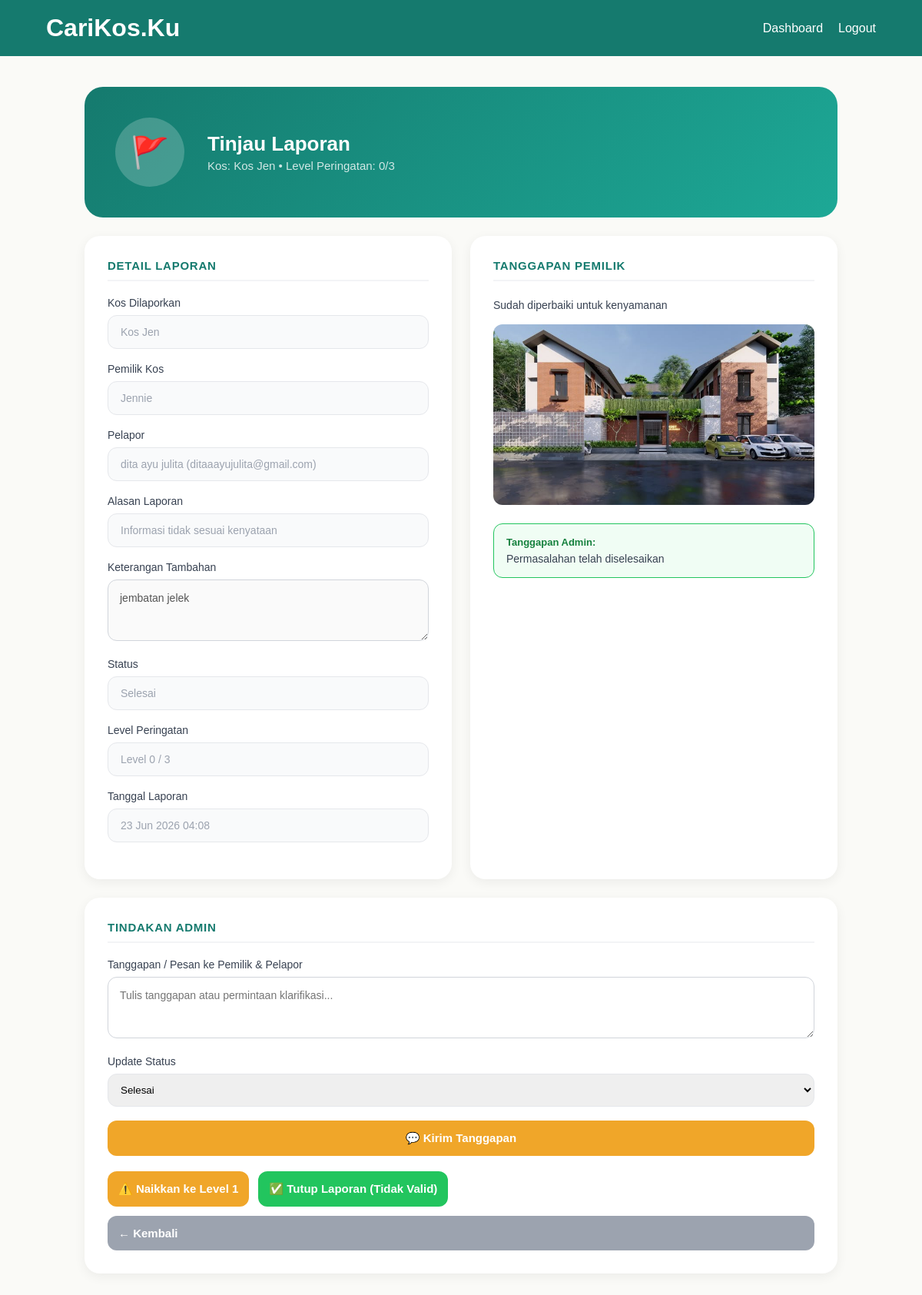
Screenshot of /laporan_admin.php?id=9 (signed in) with the database file from the repository.
### tables this page shows
CREATE TABLE `reports` (
  `id` int(11) NOT NULL,
  `reporter_id` int(11) NOT NULL,
  `kos_id` int(11) NOT NULL,
  `alasan` varchar(255) NOT NULL,
  `keterangan` text DEFAULT NULL,
  `status` enum('pending','ditinjau','selesai') DEFAULT 'pending',
  `created_at` datetime DEFAULT current_timestamp(),
  `level_peringatan` int(11) DEFAULT 0,
  `tanggapan_admin` text DEFAULT NULL,
  `tanggapan_pemilik` text DEFAULT NULL,
  `foto_tanggapan` varchar(255) DEFAULT NULL
);

CREATE TABLE `kos` (
  `id` int(11) NOT NULL,
  `user_id` int(11) NOT NULL,
  `nama_kos` varchar(100) NOT NULL,
  `alamat` text NOT NULL,
  `kampus_terdekat` varchar(100) DEFAULT NULL,
  `harga` int(11) NOT NULL,
  `gender` enum('putra','putri','campur') NOT NULL,
  `status` enum('tersedia','hampir_penuh','penuh') DEFAULT 'tersedia',
  `fasilitas` text DEFAULT NULL,
  `jam_malam` varchar(10) DEFAULT NULL,
  `rating` float DEFAULT 0,
  `terverifikasi` tinyint(1) DEFAULT 0,
  `dokumen_kepemilikan` varchar(255) DEFAULT NULL,
  `created_at` timestamp NOT NULL DEFAULT current_timestamp(),
  `lat` decimal(10,8) DEFAULT NULL,
  `lng` decimal(11,8) DEFAULT NULL
);

CREATE TABLE `users` (
  `id` int(11) NOT NULL,
  `nama` varchar(100) NOT NULL,
  `email` varchar(100) NOT NULL,
  `password` varchar(255) NOT NULL,
  `role` enum('penyewa','pemilik','admin') NOT NULL,
  `no_hp` varchar(20) DEFAULT NULL,
  `created_at` timestamp NOT NULL DEFAULT current_timestamp()
);

### laporan_admin.php (the view, shortened to what this page needs)
<?php
require "koneksi.php";
$id     = (int)$_GET['id'];
$laporan = mysqli_fetch_assoc(mysqli_query($conn, "
    SELECT r.*, u.nama AS nama_pelapor, u.email AS email_pelapor,
           k.nama_kos, k.user_id AS pemilik_id, pk.nama AS nama_pemilik
    FROM reports r
    JOIN users u ON r.reporter_id = u.id
    JOIN kos k ON r.kos_id = k.id
    JOIN users pk ON k.user_id = pk.id
    WHERE r.id = '$id'
"));
?>
<!DOCTYPE html>
<html lang="id">
<head>
    <link rel="stylesheet" href="style.css">
</head>
<body>
<div class="navbar">
    <h1>CariKos.Ku</h1>
    <div class="menu">
        <a href="index_admin.php">Dashboard</a>
        <a href="logout.php">Logout</a>
    </div>
</div>
<div class="profil-page">
    <div class="profil-header admin-hero" style="border-radius:24px; margin-bottom:24px;">
        <div class="profil-avatar">🚩</div>
        <div class="profil-header-info">
            <h2>Tinjau Laporan</h2>
            <p>Kos: <?= htmlspecialchars($laporan['nama_kos']) ?> • Level Peringatan: <?= $laporan['level_peringatan'] ?>/3</p>
        </div>
    </div>
    <div class="profil-body">
        <div class="profil-card">
            <h3>Detail Laporan</h3>
            <div class="profil-input-group">
                <label>Kos Dilaporkan</label>
                <input type="text" value="<?= htmlspecialchars($laporan['nama_kos']) ?>" disabled>
            </div>
            <div class="profil-input-group">
                <label>Pemilik Kos</label>
                <input type="text" value="<?= htmlspecialchars($laporan['nama_pemilik']) ?>" disabled>
            </div>
            <div class="profil-input-group">
                <label>Pelapor</label>
                <input type="text" value="<?= htmlspecialchars($laporan['nama_pelapor']) ?> (<?= htmlspecialchars($laporan['email_pelapor']) ?>)" disabled>
            </div>
            <div class="profil-input-group">
                <label>Alasan Laporan</label>
                <input type="text" value="<?= htmlspecialchars($laporan['alasan']) ?>" disabled>
            </div>
            <?php if($laporan['keterangan']): ?>
            <div class="profil-input-group">
                <label>Keterangan Tambahan</label>
                <textarea class="ulasan-textarea" rows="3" disabled><?= htmlspecialchars($laporan['keterangan']) ?></textarea>
            </div>
            <?php endif; ?>
            <div class="profil-input-group">
                <label>Status</label>
                <input type="text" value="<?= ucfirst($laporan['status']) ?>" disabled>
            </div>
            <div class="profil-input-group">
                <label>Level Peringatan</label>
                <input type="text" value="Level <?= $laporan['level_peringatan'] ?> / 3" disabled>
            </div>
            <div class="profil-input-group">
                <label>Tanggal Laporan</label>
                <input type="text" value="<?= date('d M Y H:i', strtotime($laporan['created_at'])) ?>" disabled>
            </div>
        </div>
        <div class="profil-card">
            <h3>Tanggapan Pemilik</h3>
            <?php if($laporan['tanggapan_pemilik']): ?>
                <p style="color:#374151; font-size:14px; line-height:1.7; margin-bottom:12px;"><?= htmlspecialchars($laporan['tanggapan_pemilik']) ?></p>
                <?php if($laporan['foto_tanggapan']): ?>
                    <img src="uploads/<?= $laporan['foto_tanggapan'] ?>" style="width:100%; border-radius:12px; cursor:pointer;" onclick="window.open(this.src)" alt="Foto tanggapan">
                <?php endif; ?>
            <?php else: ?>
                <p style="color:#9CA3AF; font-size:14px;">Belum ada tanggapan dari pemilik kos.</p>
            <?php endif; ?>
            <?php if($laporan['tanggapan_admin']): ?>
            <div style="margin-top:20px; padding:16px; background:#F0FDF4; border-radius:12px; border:1px solid #22C55E;">
                <p style="color:#15803D; font-size:13px; font-weight:600; margin-bottom:6px;">Tanggapan Admin:</p>
                <p style="color:#374151; font-size:14px;"><?= htmlspecialchars($laporan['tanggapan_admin']) ?></p>
            </div>
            <?php endif; ?>
        </div>
        <div class="profil-card full-width">
            <h3>Tindakan Admin</h3>
            <form action="" method="POST" style="margin-bottom:20px;">
                <div class="profil-input-group">
                    <label>Tanggapan / Pesan ke Pemilik & Pelapor</label>
                    <textarea name="tanggapan" class="ulasan-textarea" rows="3" placeholder="Tulis tanggapan atau permintaan klarifikasi..." required></textarea>
                </div>
                <div class="profil-input-group">
                    <label>Update Status</label>
                    <select name="status" style="width:100%; padding:12px; border:1px solid #E5E7EB; border-radius:12px; font-family:'Poppins',sans-serif;">
                        <option value="selesai"  <?= $laporan['status']=='selesai' ?'selected':'' ?>>Selesai</option>
                    </select>
                </div>
                <button type="submit" class="profil-btn">💬 Kirim Tanggapan</button>
            </form>
            <div style="display:flex; gap:12px; flex-wrap:wrap;">
                <?php if($laporan['level_peringatan'] < 3): ?>
                <form action="" method="POST">
                    <button type="submit" class="profil-btn" style="background:#F0A629;" onclick="return confirm('Naikkan level peringatan ke Level <?= $laporan['level_peringatan']+1 ?>?')">
                        ⚠️ Naikkan ke Level <?= $laporan['level_peringatan']+1 ?>
                    </button>
                </form>
                <?php endif; ?>
                <form action="" method="POST">
                    <button type="submit" class="profil-btn" style="background:#22C55E;" onclick="return confirm('Tutup laporan ini? Berarti laporan dianggap tidak valid.')">
                        ✅ Tutup Laporan (Tidak Valid)
                    </button>
                </form>
                <a href="index_admin.php" class="profil-btn" style="background:#9CA3AF; text-decoration:none; display:inline-block;">← Kembali</a>
            </div>
        </div>
    </div>
</div>
</body>
</html>

### style.css (style rules this page uses)
* { margin: 0; padding: 0; box-sizing: border-box; font-family: 'Poppins', sans-serif; }
body { background: #FAFAF7; }
.navbar { background: #157A6E; padding: 18px 60px; display: flex; justify-content: space-between; align-items: center; position: sticky; top: 0; z-index: 999; }
.navbar h1 { color: white; font-size: 32px; }
.menu { display: flex; gap: 20px; }
.menu a { color: white; text-decoration: none; font-weight: 500; }
.ulasan-textarea { width: 100%; padding: 15px; border: 1px solid #D1D5DB; border-radius: 12px; outline: none; font-size: 14px; resize: vertical; font-family: 'Poppins', sans-serif; }
.profil-page { padding: 40px 60px 60px; max-width: 1100px; margin: 0 auto; }
.profil-header { background: linear-gradient(135deg, #157A6E, #1DA896); border-radius: 24px; padding: 40px; display: flex; align-items: center; gap: 30px; margin-bottom: 30px; color: white; }
.profil-avatar { width: 90px; height: 90px; background: rgba(255,255,255,0.2); border-radius: 50%; display: flex; align-items: center; justify-content: center; font-size: 40px; flex-shrink: 0; }
.profil-header-info h2 { font-size: 26px; font-weight: 700; margin-bottom: 4px; }
.profil-header-info p { color: rgba(255,255,255,0.8); font-size: 15px; }
.profil-body { display: grid; grid-template-columns: 1fr 1fr; gap: 24px; }
.profil-card { background: white; border-radius: 20px; padding: 30px; box-shadow: 0 4px 15px rgba(0,0,0,0.06); }
.profil-card.full-width { grid-column: 1 / -1; }
.profil-card h3 { color: #157A6E; font-size: 15px; font-weight: 600; text-transform: uppercase; letter-spacing: 0.05em; margin-bottom: 20px; padding-bottom: 10px; border-bottom: 2px solid #F3F4F6; }
.profil-input-group { margin-bottom: 18px; }
.profil-input-group label { display: block; margin-bottom: 8px; color: #374151; font-weight: 500; font-size: 14px; }
.profil-input-group input { width: 100%; padding: 13px 16px; border: 1px solid #E5E7EB; border-radius: 12px; outline: none; font-size: 14px; font-family: 'Poppins', sans-serif; transition: border-color 0.2s; }
.profil-input-group input:disabled { background: #F9FAFB; color: #9CA3AF; cursor: not-allowed; }
.profil-btn { width: 100%; padding: 14px; border: none; border-radius: 12px; background: #F0A629; color: white; font-size: 15px; font-weight: 600; cursor: pointer; transition: 0.3s; font-family: 'Poppins', sans-serif; }

### rows the page displays
reports: kos.nama_kos "Kos Jen", level_peringatan "0", nama "Jennie", email "dita ayu julita (ditaaayujulita@gmail.com)", alasan "Informasi tidak sesuai kenyataan", keterangan "jembatan jelek", status "Selesai", level_peringatan "Level 0 / 3", created_at "23 Jun 2026 04:08", tanggapan_pemilik "Sudah diperbaiki untuk kenyamanan", foto_tanggapan (picture), tanggapan_admin "Permasalahan telah diselesaikan", $laporan['level_peringatan']+1 "1"
